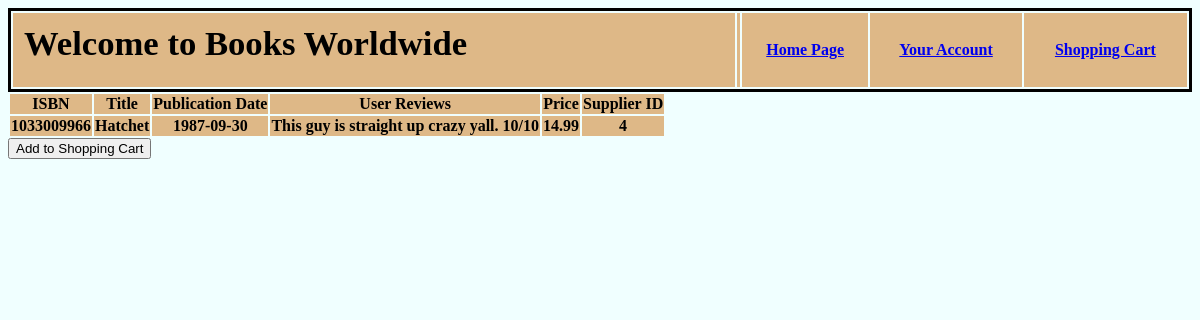
The app's page /bookpage.php?title=Hatchet with its own data.
### tables this page shows
CREATE TABLE Books(
    ISBN varchar(255) not null,
    Title varchar(255) not null,
    PublicationDate date,
    UserReviews varchar(255),
    Price decimal(10,2) not null, 
    SupplierID int not null,
    Primary Key(ISBN),
    Foreign Key(SupplierID) 
	references Supplier(SupplierID)
	on delete cascade
);

### bookpage.php (the view, shortened to what this page needs)
<html>
	<head>
        <link rel="stylesheet" href="mainstyle.css">
    </head>
    <body>
    <table class="thetable">
            <tr>
            <th><h1>Welcome to Books Worldwide</h1></th>
            <th>
            </th>
            <th><p><a href="mainpage.php">Home Page</a> </p></th>
            <th><p><a href="cPage.php">Your Account</a> </p></th>
            <th><p><a href="shoppingCart.php">Shopping Cart</a> </p></th>
            </tr>
        </table>
    <?php
    include("connectiondb.php");
    if(mysqli_connect_error()){
        die('Connect Error('.mysqli_connect_error().')'.mysqli_connect_error());
    }else{
        echo "<table>";
        echo "<tr>";
            echo "<th> ISBN </th>";
            echo "<th> Title </th>";
            echo "<th> Publication Date </th>";
            echo "<th> User Reviews </th>";
            echo "<th> Price </th>";
            echo "<th> Supplier ID </th>";
        echo "</tr>";
        if(isset($_GET['title']))
        {
        $itemName = $_GET['title'];
        $query = mysqli_query($conn, "SELECT * FROM books WHERE Title='$itemName'");
        if(mysqli_num_rows($query) != 0)
        {
        while($row = mysqli_fetch_array($query))
        {
            echo "<tr>";
            echo "<th>";
            echo $row['ISBN'];
            echo "</th>";
            echo "<th>";
            echo $row['Title'];
            echo "</th>";
            echo "<th>";
            echo $row['PublicationDate'];
            echo "</th>";
            echo "<th>";
            echo $row['UserReviews'];
            echo "</th>";
            echo "<th>";
            echo $row['Price'];
            echo "</th>";
            echo "<th>";
            echo $row['SupplierID'];
            echo "</th>";
        echo "</tr> </table>";
        }
        }
    }
}
    ?>
    <form method="POST" >
            <div class="input-group">
		        <button type="submit" class="btn" name="cart" > Add to Shopping Cart </button>
	        </div>
    </form>
</html>

### mainstyle.css (style rules this page uses)
h1 { text-align: left; font-size: 26pt; padding-left: 10px; padding-top: 10px; }
.thetable { border-style: solid; border-color: black; width: 100%; text-align: center; }
tr { background-color: burlywood; }
body { background-color: azure; font-family: 'Times New Roman', Times, serif; }

### records on screen
books: ISBN "1033009966", Title "Hatchet", PublicationDate "1987-09-30", UserReviews "This guy is straight up crazy yall. 10/10", Price "14.99", SupplierID "4"
